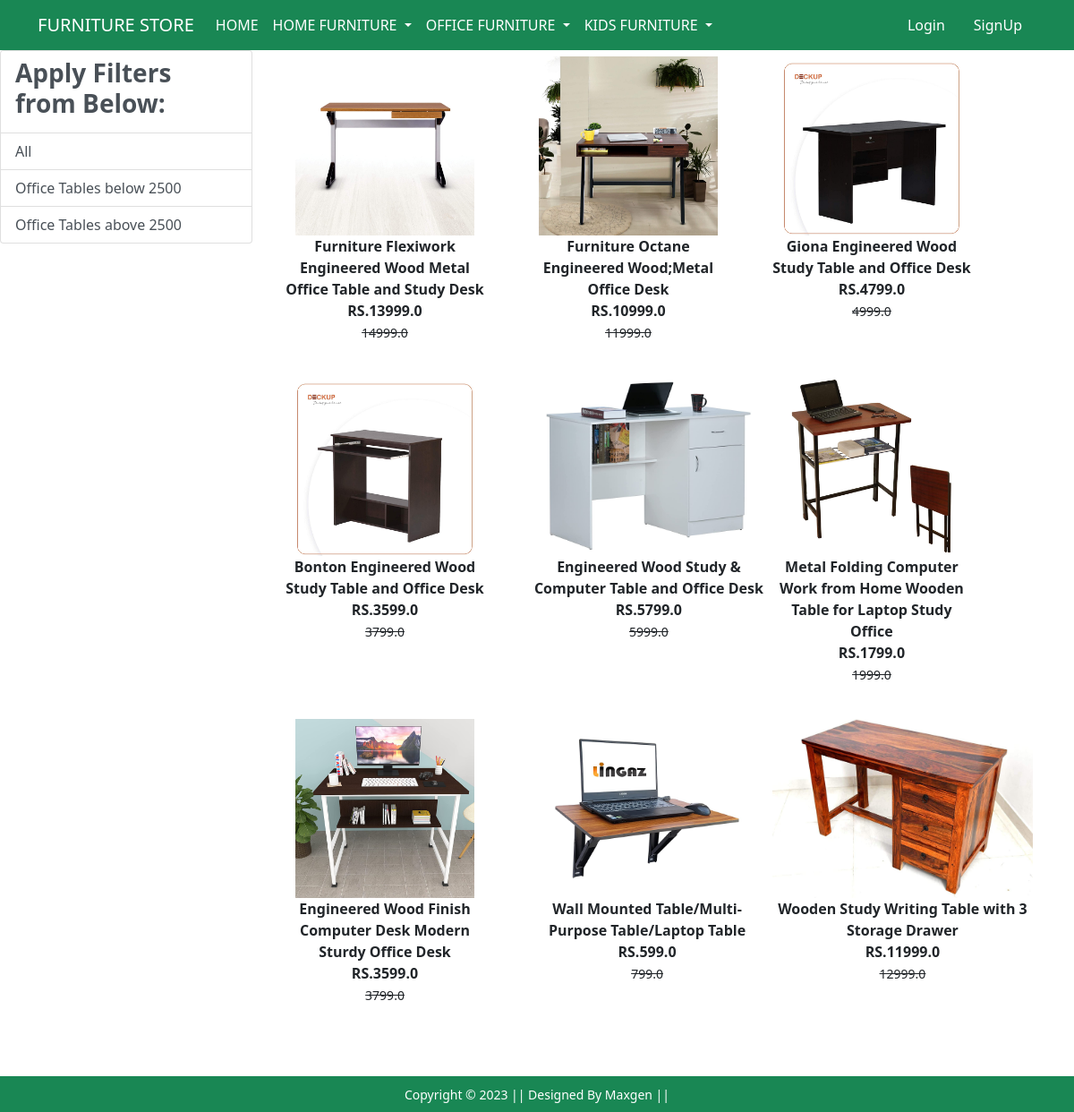
/officetable/, run on the app's committed database.
### app/models.py (models this page shows, shortened)
class Product(models.Model):
    title =models.CharField(max_length=100)
    selling_price =models.FloatField()
    discounted_price = models.FloatField()
    description = models.TextField()
    brand = models.CharField(max_length=100)
    category= models.CharField(choices=CATEGORY_CHOICES,max_length=5)
    product_image = models.ImageField(upload_to ="productimg")

### app/views.py (the view)
# urls.py: path('officetable/', views.officetable, name='officetable'),
def officetable(request, data=None):
    totalitem=0
    if data == None:
        officetable = Product.objects.filter(category='ot')
    elif data=='FabIndia' or data=='Kalaniketan':
        officetable = Product.objects.filter(category='ot').filter(brand=data)
    elif data=='below':
        officetable=Product.objects.filter(category='ot').filter(discounted_price__lt=2500)
    elif data=='above':
        officetable=Product.objects.filter(category='ot').filter(discounted_price__gt=2500)
    if request.user.is_authenticated:
         totalitem= len(Cart.objects.filter(user=request.user))
    return render(request, 'app/officetable.html',{'officetable':officetable,'totalitem':totalitem})

### app/templates/app/officetable.html (shortened to what this page needs)
{% extends 'app/base.html' %}
{% load static %}
{% block main-content %}
<div>
 <div class="row">
  <div class="col-sm-3">
    <div class="list-group">
        <a href="#" class="list-group-item
         list-group-item-action" aria-current="true" ><h3 class="fw-bold">Apply Filters from Below:</h3></a>
        <a href="{% url 'officetable' %}" class="list-group-item
         list-group-item-action" aria-current="true">All</a>
         <a href="{% url 'officetabledata' 'below' %}" class="list-group-item
         list-group-item-action" aria-current="true">Office Tables below 2500</a>
         <a href="{% url 'officetabledata' 'above' %}" class="list-group-item
         list-group-item-action" aria-current="true">Office Tables above 2500</a>
    </div>
  </div>
  <div class="col-sm-8">
      <div class="row">
          {% for product in officetable %}
           <div class="col-sm-4 text-center mb-4">
               <a href="{% url 'product-detail' product.id %}" class="btn">
                   <div class="item">
                       <img src="{{product.product_image.url}}" alt="" height="200" class="">
                       <div class="fw-bold">{{product.description}}</div>
                       <div class="fw-bold">RS.{{product.discounted_price}}</div>
                       <small class="fw-light text-decoration-line-through">{{product.selling_price}}</small>
                   </div>
                </a>
            </div>
            {% endfor %}
        </div>
  </div>
 </div>
</div>
{% endblock main-content %}

### data on the page
Product: product_image (picture), description "Furniture Flexiwork Engineered Wood Metal Office Table and Study Desk", discounted_price "13999.0", selling_price "14999.0"
Product: product_image (picture), description "Furniture Octane Engineered Wood;Metal Office Desk", discounted_price "10999.0", selling_price "11999.0"
Product: product_image (picture), description "Giona Engineered Wood Study Table and Office Desk", discounted_price "4799.0", selling_price "4999.0"
Product: product_image (picture), description "Bonton Engineered Wood Study Table and Office Desk", discounted_price "3599.0", selling_price "3799.0"
Product: product_image (picture), description "Engineered Wood Study & Computer Table and Office Desk", discounted_price "5799.0", selling_price "5999.0"
Product: product_image (picture), description "Metal Folding Computer Work from Home Wooden Table for Laptop Study Office", discounted_price "1799.0", selling_price "1999.0"
Product: product_image (picture), description "Engineered Wood Finish Computer Desk Modern Sturdy Office Desk", discounted_price "3599.0", selling_price "3799.0"
Product: product_image (picture), description "Wall Mounted Table/Multi-Purpose Table/Laptop Table", discounted_price "599.0", selling_price "799.0"
Product: product_image (picture), description "Wooden Study Writing Table with 3 Storage Drawer", discounted_price "11999.0", selling_price "12999.0"
